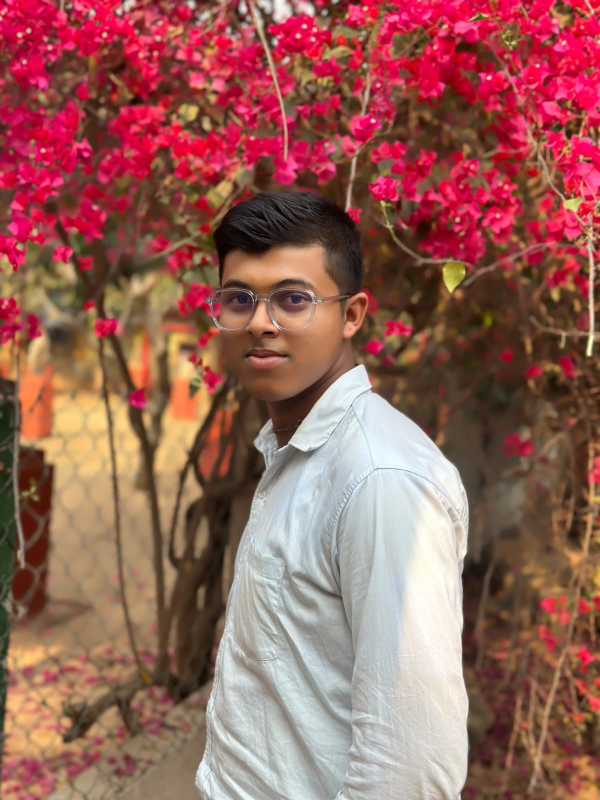
#> input picture rup (1).jpg, 1200 x 1600 px (shown at 1/2 size)
$ python app.py
#> lines starting #> are read from the running program, lines starting #| are printed output that depends on the picture
import cv2
import numpy as np

# Load the two images
img1 = cv2.imread("rup (1).jpg")
#> img1 is the input picture: shape (1600, 1200, 3); mean B, G, R 89.1, 97.2, 150.9
img2 = cv2.imread("14e8bca29cf9aa7b3727b1b41e54dfb3.jpg")
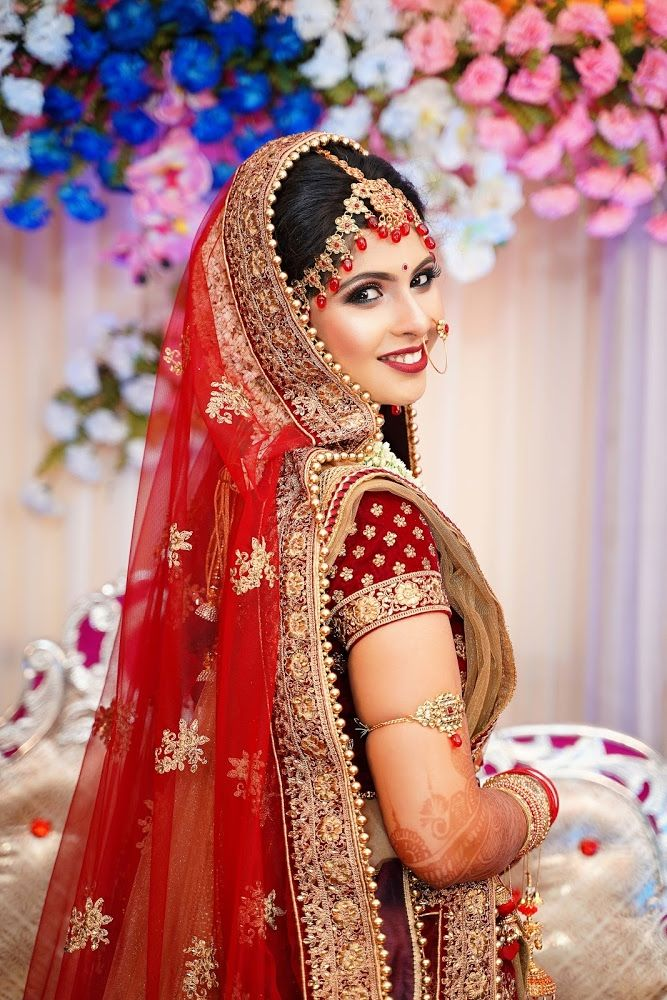
#> input picture 14e8bca29cf9aa7b3727b1b41e54dfb3.jpg, 667 x 1000 px
#> img2 is the input picture: shape (1000, 667, 3); mean B, G, R 121.6, 124.1, 178.3

# Resize both images to the same height for alignment
height = min(img1.shape[0], img2.shape[0])
#> height = 1000
img1_resized = cv2.resize(img1, (int(img1.shape[1] * height / img1.shape[0]), height))
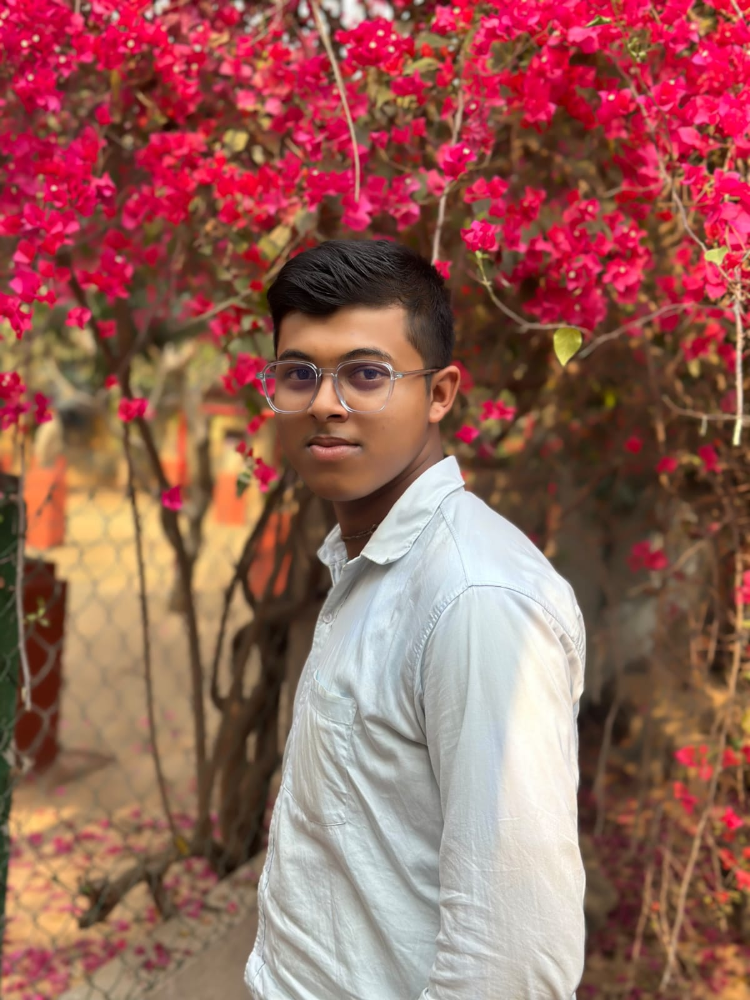
#> img1_resized: shape (1000, 750, 3); mean B, G, R 89, 97.2, 150.8
img2_resized = cv2.resize(img2, (int(img2.shape[1] * height / img2.shape[0]), height))

# Combine images side by side
merged_image = np.hstack((img1_resized, img2_resized))
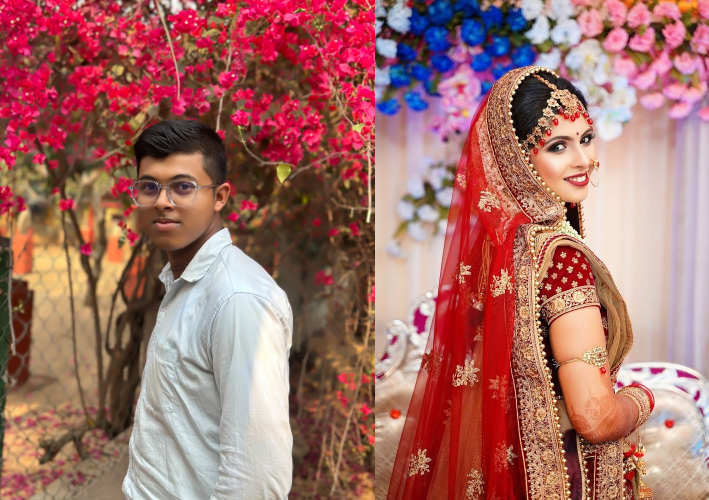
#> merged_image: shape (1000, 1417, 3) (shown at 1/2 size); mean B, G, R 104.4, 109.8, 163.7

# Save or display the result
cv2.imwrite("merged_output.jpg", merged_image)
cv2.imshow("Merged Image", merged_image)
cv2.waitKey(0)
cv2.destroyAllWindows()
